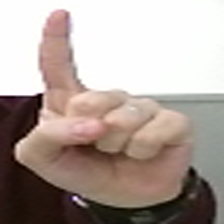
#> input picture object_detection_files/basic_RCNN/dataset/00002.png, 224 x 224 px
$ python selective_search.py --image ../dataset/00002.png
#> lines starting #> are read from the running program, lines starting #| are printed output that depends on the picture
# import the necessary packages
import argparse
import random
import time
import cv2

# construct the argument parser and parse the arguments
ap = argparse.ArgumentParser()
ap.add_argument("-i", "--image", required=True,
	help="path to the input image")
ap.add_argument("-m", "--method", type=str, default="fast",
	choices=["fast", "quality"],
	help="selective search method")
args = vars(ap.parse_args())

# load the input image
image = cv2.imread(args["image"])
#> image is the input picture: shape (224, 224, 3); mean B, G, R 153.8, 160.7, 174.4

# initialize OpenCV's selective search implementation and set the
# input image
ss = cv2.ximgproc.segmentation.createSelectiveSearchSegmentation()
ss.setBaseImage(image)

# check to see if we are using the *fast* but *less accurate* version
# of selective search
if args["method"] == "fast":
	print("[INFO] using *fast* selective search")
	ss.switchToSelectiveSearchFast()

# otherwise we are using the *slower* but *more accurate* version
else:
	print("[INFO] using *quality* selective search")
	ss.switchToSelectiveSearchQuality()

# run selective search on the input image
start = time.time()
rects = ss.process()
end = time.time()
# show how along selective search took to run along with the total
# number of returned region proposals
print("[INFO] selective search took {:.4f} seconds".format(end - start))
print("[INFO] {} total region proposals".format(len(rects)))

# loop over the region proposals in chunks (so we can better
# visualize them)
for i in range(0, len(rects), 100):
	# clone the original image so we can draw on it
	output = image.copy()
	# loop over the current subset of region proposals
	for (x, y, w, h) in rects[i:i + 100]:
		# draw the region proposal bounding box on the image
		color = [random.randint(0, 255) for j in range(0, 3)]
		cv2.rectangle(output, (x, y), (x + w, y + h), color, 2)
	# show the output image
	cv2.imshow("Output", output)
	key = cv2.waitKey(0) & 0xFF
	# if the `q` key was pressed, break from the loop
	if key == ord("q"):
		break
#> this loop made 1 pass; (key q is pressed on pass 1)
#> pass 1, `cv2.imshow("Output", output)`:
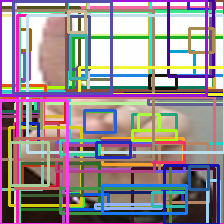
#> window 'Output': shape (224, 224, 3); mean B, G, R 147, 142.7, 153.8
